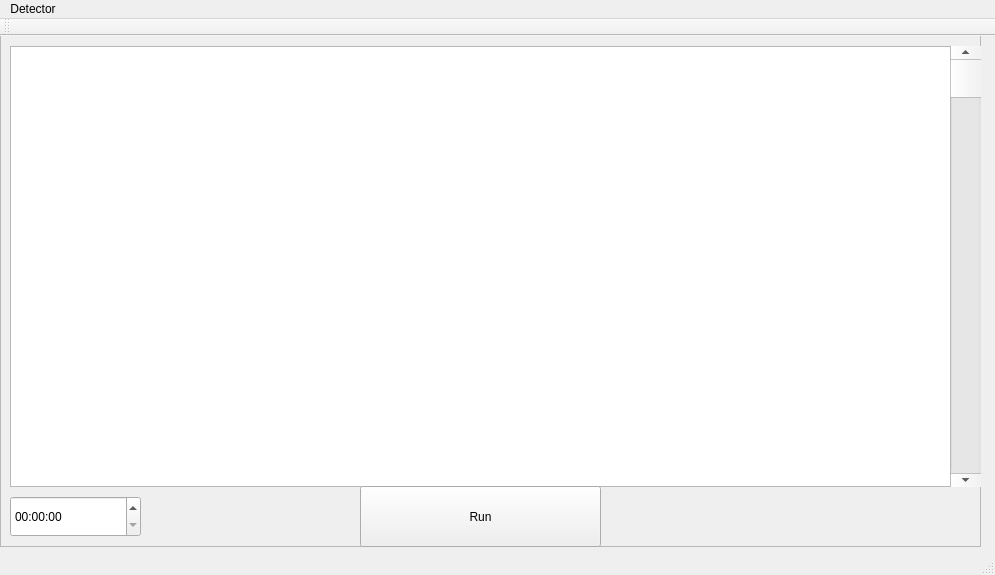
<?xml version="1.0" encoding="UTF-8"?>
<ui version="4.0">
 <class>MainWindow</class>
 <widget class="QMainWindow" name="MainWindow">
  <property name="geometry">
   <rect>
    <x>0</x>
    <y>0</y>
    <width>995</width>
    <height>575</height>
   </rect>
  </property>
  <property name="minimumSize">
   <size>
    <width>632</width>
    <height>0</height>
   </size>
  </property>
  <property name="windowTitle">
   <string>MainWindow</string>
  </property>
  <widget class="QWidget" name="centralWidget">
   <widget class="QFrame" name="frame">
    <property name="geometry">
     <rect>
      <x>0</x>
      <y>-10</y>
      <width>981</width>
      <height>521</height>
     </rect>
    </property>
    <property name="frameShape">
     <enum>QFrame::StyledPanel</enum>
    </property>
    <property name="frameShadow">
     <enum>QFrame::Raised</enum>
    </property>
    <widget class="QListWidget" name="listWidget">
     <property name="geometry">
      <rect>
       <x>10</x>
       <y>20</y>
       <width>971</width>
       <height>441</height>
      </rect>
     </property>
    </widget>
    <widget class="QPushButton" name="StartDetect">
     <property name="geometry">
      <rect>
       <x>360</x>
       <y>460</y>
       <width>241</width>
       <height>61</height>
      </rect>
     </property>
     <property name="text">
      <string>Run</string>
     </property>
    </widget>
    <widget class="QScrollBar" name="verticalScrollBar">
     <property name="geometry">
      <rect>
       <x>950</x>
       <y>20</y>
       <width>31</width>
       <height>441</height>
      </rect>
     </property>
     <property name="orientation">
      <enum>Qt::Vertical</enum>
     </property>
    </widget>
    <widget class="QTimeEdit" name="timeEdit">
     <property name="geometry">
      <rect>
       <x>10</x>
       <y>470</y>
       <width>131</width>
       <height>41</height>
      </rect>
     </property>
    </widget>
   </widget>
  </widget>
  <widget class="QMenuBar" name="menuBar">
   <property name="geometry">
    <rect>
     <x>0</x>
     <y>0</y>
     <width>995</width>
     <height>19</height>
    </rect>
   </property>
   <widget class="QMenu" name="menuDetector">
    <property name="title">
     <string>Detector</string>
    </property>
   </widget>
   <addaction name="menuDetector"/>
  </widget>
  <widget class="QToolBar" name="mainToolBar">
   <attribute name="toolBarArea">
    <enum>TopToolBarArea</enum>
   </attribute>
   <attribute name="toolBarBreak">
    <bool>false</bool>
   </attribute>
  </widget>
  <widget class="QStatusBar" name="statusBar"/>
 </widget>
 <layoutdefault spacing="6" margin="11"/>
 <resources/>
 <connections/>
</ui>
